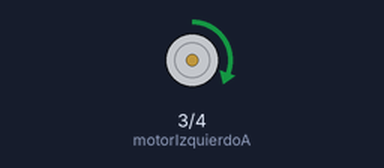
Simulated run of this sketch. Board: Arduino Uno, built with avr-gcc and run on an emulated ATmega328P. On the bench: motor-driver pin pairs drawn as motors (green arrow = first pin HIGH = forward, orange = second pin HIGH = backward, longer = more drive, scaled by the enable pin).

Above: at 1.0 s.
At 2.5 s:
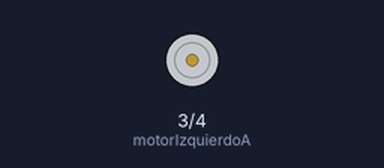
At 4.0 s:
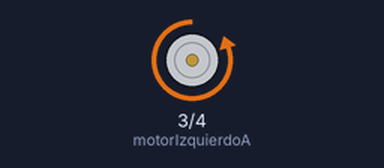
Timing chart, 0 to 6.9 s (numbered marks = the images above):
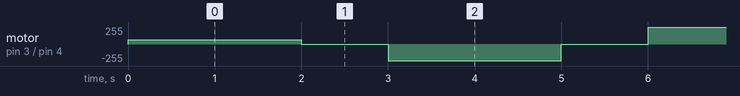

Measured:
- by itself, motor on pin 3 (motorIzquierdoA) / pin 4 (motorIzquierdoB): stopped → forward 64/255 at 0.00 s, → stopped 2.0 s later, → backward 254/255 1.0 s later, → stopped 2.0 s later, … (87 changes in this stretch)

The sketch:

motor.ino
```cpp
const byte motorIzquierdoA = 3;
const byte motorIzquierdoB = 4;
const byte enableIzquierdo = 10;
const byte velocidad_inicial = 0;

void setup() {
  Serial.begin(9600);
  pinMode(motorIzquierdoA,OUTPUT);
  pinMode(motorIzquierdoB,OUTPUT);
  analogWrite(enableIzquierdo,velocidad_inicial);
}

void control_izq(bool sentido, byte vel){
  if(sentido){
    digitalWrite(motorIzquierdoA, HIGH);
    digitalWrite(motorIzquierdoB, LOW);
  }else{
    digitalWrite(motorIzquierdoA, LOW);
    digitalWrite(motorIzquierdoB, HIGH);
  }
  analogWrite(enableIzquierdo,vel);
}

void loop() {
  control_izq(true,64);
  delay(2000);
  control_izq(true,0);
  delay(1000);
  control_izq(false,254);
  delay(2000);
  control_izq(true,0);
  delay(1000);
}
```
